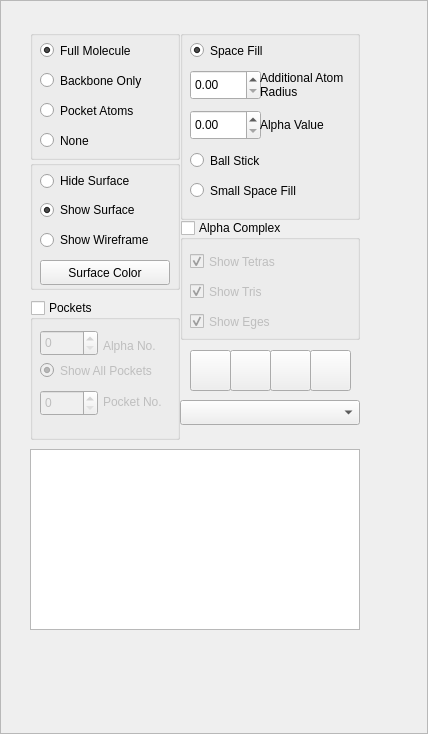
<?xml version="1.0" encoding="UTF-8"?>
<ui version="4.0">
 <class>ProteinModelFrame</class>
 <widget class="QFrame" name="ProteinModelFrame">
  <property name="geometry">
   <rect>
    <x>0</x>
    <y>0</y>
    <width>428</width>
    <height>734</height>
   </rect>
  </property>
  <property name="windowTitle">
   <string>Frame</string>
  </property>
  <property name="toolTip">
   <string/>
  </property>
  <property name="frameShape">
   <enum>QFrame::StyledPanel</enum>
  </property>
  <property name="frameShadow">
   <enum>QFrame::Raised</enum>
  </property>
  <widget class="QGroupBox" name="mol_rendermode_groupBox">
   <property name="geometry">
    <rect>
     <x>30</x>
     <y>30</y>
     <width>150</width>
     <height>130</height>
    </rect>
   </property>
   <widget class="QRadioButton" name="full_mol_rendermode_radioButton">
    <property name="geometry">
     <rect>
      <x>10</x>
      <y>10</y>
      <width>121</width>
      <height>21</height>
     </rect>
    </property>
    <property name="text">
     <string>Full Molecule</string>
    </property>
    <property name="checked">
     <bool>true</bool>
    </property>
   </widget>
   <widget class="QRadioButton" name="bb_mol_rendermode_radioButton">
    <property name="geometry">
     <rect>
      <x>10</x>
      <y>40</y>
      <width>121</width>
      <height>21</height>
     </rect>
    </property>
    <property name="text">
     <string>Backbone Only</string>
    </property>
   </widget>
   <widget class="QRadioButton" name="pocatoms_rendermode_radioButton">
    <property name="enabled">
     <bool>true</bool>
    </property>
    <property name="geometry">
     <rect>
      <x>10</x>
      <y>70</y>
      <width>121</width>
      <height>21</height>
     </rect>
    </property>
    <property name="text">
     <string>Pocket Atoms</string>
    </property>
   </widget>
   <widget class="QRadioButton" name="none_rendermode_radioButton">
    <property name="geometry">
     <rect>
      <x>10</x>
      <y>100</y>
      <width>121</width>
      <height>21</height>
     </rect>
    </property>
    <property name="text">
     <string>None</string>
    </property>
   </widget>
  </widget>
  <widget class="QGroupBox" name="rendermodel_groupBox">
   <property name="geometry">
    <rect>
     <x>180</x>
     <y>30</y>
     <width>180</width>
     <height>190</height>
    </rect>
   </property>
   <widget class="QRadioButton" name="sf_model_radiobutton">
    <property name="geometry">
     <rect>
      <x>10</x>
      <y>10</y>
      <width>121</width>
      <height>21</height>
     </rect>
    </property>
    <property name="text">
     <string>Space Fill</string>
    </property>
    <property name="checked">
     <bool>true</bool>
    </property>
   </widget>
   <widget class="QRadioButton" name="bs_model_radioButton">
    <property name="geometry">
     <rect>
      <x>10</x>
      <y>120</y>
      <width>121</width>
      <height>21</height>
     </rect>
    </property>
    <property name="text">
     <string>Ball Stick</string>
    </property>
   </widget>
   <widget class="QRadioButton" name="ssf_model_radiobutton">
    <property name="geometry">
     <rect>
      <x>10</x>
      <y>150</y>
      <width>130</width>
      <height>21</height>
     </rect>
    </property>
    <property name="text">
     <string>Small Space Fill</string>
    </property>
    <property name="checked">
     <bool>false</bool>
    </property>
   </widget>
   <widget class="QDoubleSpinBox" name="add_radius_sf_model_doubleSpinBox">
    <property name="geometry">
     <rect>
      <x>10</x>
      <y>40</y>
      <width>71</width>
      <height>30</height>
     </rect>
    </property>
    <property name="maximum">
     <double>999.990000000000009</double>
    </property>
    <property name="singleStep">
     <double>0.100000000000000</double>
    </property>
   </widget>
   <widget class="QLabel" name="add_radius_sf_model_label">
    <property name="geometry">
     <rect>
      <x>80</x>
      <y>40</y>
      <width>90</width>
      <height>30</height>
     </rect>
    </property>
    <property name="text">
     <string>Additional Atom Radius</string>
    </property>
    <property name="wordWrap">
     <bool>true</bool>
    </property>
   </widget>
   <widget class="QDoubleSpinBox" name="alpha_value_sf_model_doubleSpinBox">
    <property name="geometry">
     <rect>
      <x>10</x>
      <y>80</y>
      <width>71</width>
      <height>30</height>
     </rect>
    </property>
    <property name="maximum">
     <double>999.990000000000009</double>
    </property>
    <property name="singleStep">
     <double>0.100000000000000</double>
    </property>
   </widget>
   <widget class="QLabel" name="alpha_value_sf_model_label">
    <property name="geometry">
     <rect>
      <x>80</x>
      <y>80</y>
      <width>90</width>
      <height>30</height>
     </rect>
    </property>
    <property name="text">
     <string>Alpha Value</string>
    </property>
    <property name="wordWrap">
     <bool>true</bool>
    </property>
   </widget>
  </widget>
  <widget class="QGroupBox" name="showhide_surface_groupBox">
   <property name="geometry">
    <rect>
     <x>30</x>
     <y>160</y>
     <width>150</width>
     <height>130</height>
    </rect>
   </property>
   <widget class="QRadioButton" name="show_surface_radioButton">
    <property name="geometry">
     <rect>
      <x>10</x>
      <y>40</y>
      <width>131</width>
      <height>20</height>
     </rect>
    </property>
    <property name="text">
     <string>Show Surface</string>
    </property>
    <property name="checked">
     <bool>true</bool>
    </property>
   </widget>
   <widget class="QRadioButton" name="hide_surface_radioButton">
    <property name="geometry">
     <rect>
      <x>10</x>
      <y>11</y>
      <width>141</width>
      <height>20</height>
     </rect>
    </property>
    <property name="text">
     <string>Hide Surface</string>
    </property>
   </widget>
   <widget class="QRadioButton" name="show_surface_wireframe_radioButton">
    <property name="geometry">
     <rect>
      <x>10</x>
      <y>70</y>
      <width>131</width>
      <height>20</height>
     </rect>
    </property>
    <property name="text">
     <string>Show Wireframe</string>
    </property>
    <property name="checked">
     <bool>false</bool>
    </property>
   </widget>
   <widget class="QtColorPicker" name="surface_color_colorpicker">
    <property name="geometry">
     <rect>
      <x>10</x>
      <y>100</y>
      <width>130</width>
      <height>25</height>
     </rect>
    </property>
    <property name="text">
     <string>Surface Color</string>
    </property>
    <property name="useStandardColors" stdset="0">
     <bool>true</bool>
    </property>
   </widget>
  </widget>
  <widget class="QGroupBox" name="pocket_groupBox">
   <property name="geometry">
    <rect>
     <x>30</x>
     <y>300</y>
     <width>150</width>
     <height>140</height>
    </rect>
   </property>
   <property name="title">
    <string>Pockets</string>
   </property>
   <property name="checkable">
    <bool>true</bool>
   </property>
   <property name="checked">
    <bool>false</bool>
   </property>
   <widget class="QRadioButton" name="show_all_pockets_radioButton">
    <property name="geometry">
     <rect>
      <x>10</x>
      <y>60</y>
      <width>135</width>
      <height>21</height>
     </rect>
    </property>
    <property name="text">
     <string>Show All Pockets</string>
    </property>
    <property name="checked">
     <bool>true</bool>
    </property>
   </widget>
   <widget class="QSpinBox" name="pocket_alpha_num_spinBox">
    <property name="geometry">
     <rect>
      <x>10</x>
      <y>30</y>
      <width>58</width>
      <height>26</height>
     </rect>
    </property>
   </widget>
   <widget class="QLabel" name="pocket_alpha_num_label">
    <property name="geometry">
     <rect>
      <x>73</x>
      <y>36</y>
      <width>60</width>
      <height>20</height>
     </rect>
    </property>
    <property name="text">
     <string>Alpha No.</string>
    </property>
   </widget>
   <widget class="QLabel" name="pocket_num_label">
    <property name="enabled">
     <bool>false</bool>
    </property>
    <property name="geometry">
     <rect>
      <x>73</x>
      <y>92</y>
      <width>70</width>
      <height>20</height>
     </rect>
    </property>
    <property name="text">
     <string>Pocket No.</string>
    </property>
   </widget>
   <widget class="QSpinBox" name="pocket_num_spinBox">
    <property name="enabled">
     <bool>false</bool>
    </property>
    <property name="geometry">
     <rect>
      <x>10</x>
      <y>90</y>
      <width>58</width>
      <height>26</height>
     </rect>
    </property>
   </widget>
  </widget>
  <widget class="QGroupBox" name="alpha_complex_groupBox">
   <property name="enabled">
    <bool>true</bool>
   </property>
   <property name="geometry">
    <rect>
     <x>180</x>
     <y>220</y>
     <width>180</width>
     <height>120</height>
    </rect>
   </property>
   <property name="title">
    <string>Alpha Complex</string>
   </property>
   <property name="flat">
    <bool>false</bool>
   </property>
   <property name="checkable">
    <bool>true</bool>
   </property>
   <property name="checked">
    <bool>false</bool>
   </property>
   <widget class="QCheckBox" name="show_alpha_complex_tets_checkBox">
    <property name="geometry">
     <rect>
      <x>10</x>
      <y>30</y>
      <width>150</width>
      <height>23</height>
     </rect>
    </property>
    <property name="text">
     <string>Show Tetras</string>
    </property>
    <property name="checked">
     <bool>true</bool>
    </property>
   </widget>
   <widget class="QCheckBox" name="show_alpha_complex_tris_checkBox">
    <property name="geometry">
     <rect>
      <x>10</x>
      <y>60</y>
      <width>150</width>
      <height>23</height>
     </rect>
    </property>
    <property name="text">
     <string>Show Tris</string>
    </property>
    <property name="checked">
     <bool>true</bool>
    </property>
   </widget>
   <widget class="QCheckBox" name="show_alpha_complex_edges_checkBox">
    <property name="geometry">
     <rect>
      <x>10</x>
      <y>90</y>
      <width>150</width>
      <height>23</height>
     </rect>
    </property>
    <property name="text">
     <string>Show Eges</string>
    </property>
    <property name="checked">
     <bool>true</bool>
    </property>
   </widget>
  </widget>
  <widget class="QPushButton" name="save_to_file_pushButton">
   <property name="geometry">
    <rect>
     <x>190</x>
     <y>350</y>
     <width>41</width>
     <height>41</height>
    </rect>
   </property>
   <property name="text">
    <string/>
   </property>
   <property name="icon">
    <iconset resource="../resources/proteinvis.qrc">
     <normaloff>:/images/save_all.png</normaloff>:/images/save_all.png</iconset>
   </property>
   <property name="iconSize">
    <size>
     <width>32</width>
     <height>32</height>
    </size>
   </property>
  </widget>
  <widget class="QComboBox" name="protein_grouping_comboBox">
   <property name="geometry">
    <rect>
     <x>180</x>
     <y>400</y>
     <width>180</width>
     <height>25</height>
    </rect>
   </property>
   <property name="toolTip">
    <string>atom group by options</string>
   </property>
  </widget>
  <widget class="QTableView" name="protein_grouping_tableView">
   <property name="geometry">
    <rect>
     <x>30</x>
     <y>449</y>
     <width>330</width>
     <height>181</height>
    </rect>
   </property>
   <property name="selectionBehavior">
    <enum>QAbstractItemView::SelectItems</enum>
   </property>
  </widget>
  <widget class="QPushButton" name="reload_pushButton">
   <property name="geometry">
    <rect>
     <x>230</x>
     <y>350</y>
     <width>41</width>
     <height>41</height>
    </rect>
   </property>
   <property name="text">
    <string/>
   </property>
   <property name="icon">
    <iconset resource="../resources/proteinvis.qrc">
     <normaloff>:/images/reload2.png</normaloff>:/images/reload2.png</iconset>
   </property>
   <property name="iconSize">
    <size>
     <width>32</width>
     <height>32</height>
    </size>
   </property>
  </widget>
  <widget class="QPushButton" name="save_trans_pushButton">
   <property name="geometry">
    <rect>
     <x>270</x>
     <y>350</y>
     <width>41</width>
     <height>41</height>
    </rect>
   </property>
   <property name="toolTip">
    <string>Save Transformation</string>
   </property>
   <property name="text">
    <string/>
   </property>
   <property name="icon">
    <iconset resource="../resources/proteinvis.qrc">
     <normaloff>:/images/db_update.png</normaloff>:/images/db_update.png</iconset>
   </property>
   <property name="iconSize">
    <size>
     <width>32</width>
     <height>32</height>
    </size>
   </property>
  </widget>
  <widget class="QPushButton" name="load_trans_pushButton">
   <property name="geometry">
    <rect>
     <x>310</x>
     <y>350</y>
     <width>41</width>
     <height>41</height>
    </rect>
   </property>
   <property name="toolTip">
    <string>Load Transformation</string>
   </property>
   <property name="text">
    <string/>
   </property>
   <property name="icon">
    <iconset resource="../resources/proteinvis.qrc">
     <normaloff>:/images/db_comit.png</normaloff>:/images/db_comit.png</iconset>
   </property>
   <property name="iconSize">
    <size>
     <width>32</width>
     <height>32</height>
    </size>
   </property>
  </widget>
 </widget>
 <customwidgets>
  <customwidget>
   <class>QtColorPicker</class>
   <extends>QPushButton</extends>
   <header>qtcolorpicker.h</header>
  </customwidget>
 </customwidgets>
 <resources>
  <include location="../resources/proteinvis.qrc"/>
 </resources>
 <connections>
  <connection>
   <sender>show_all_pockets_radioButton</sender>
   <signal>toggled(bool)</signal>
   <receiver>pocket_num_spinBox</receiver>
   <slot>setDisabled(bool)</slot>
   <hints>
    <hint type="sourcelabel">
     <x>277</x>
     <y>430</y>
    </hint>
    <hint type="destinationlabel">
     <x>238</x>
     <y>462</y>
    </hint>
   </hints>
  </connection>
  <connection>
   <sender>show_all_pockets_radioButton</sender>
   <signal>toggled(bool)</signal>
   <receiver>pocket_num_label</receiver>
   <slot>setDisabled(bool)</slot>
   <hints>
    <hint type="sourcelabel">
     <x>277</x>
     <y>430</y>
    </hint>
    <hint type="destinationlabel">
     <x>307</x>
     <y>461</y>
    </hint>
   </hints>
  </connection>
 </connections>
</ui>
